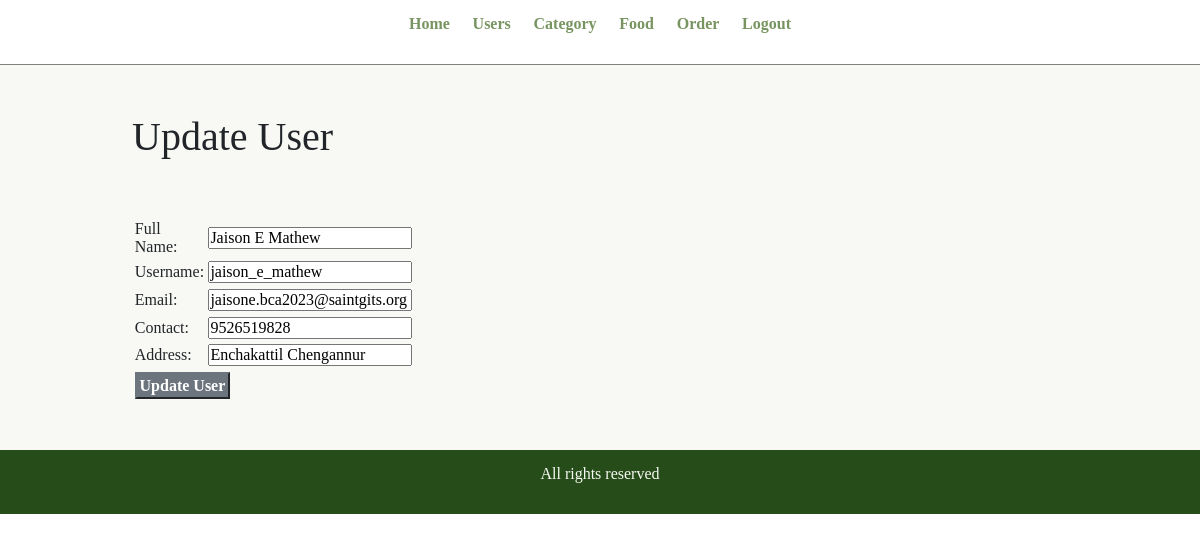
Screenshot of /admin/update-users.php?id=6 (signed in) with the database file from the repository.
### tables this page shows
CREATE TABLE `users` (
  `id` int(11) NOT NULL,
  `username` varchar(50) NOT NULL,
  `password` varchar(255) NOT NULL,
  `customer_name` varchar(150) NOT NULL,
  `customer_email` varchar(150) NOT NULL,
  `customer_contact` bigint(25) NOT NULL,
  `customer_address` varchar(255) NOT NULL,
  `created_at` datetime DEFAULT current_timestamp()
);

### admin/update-users.php (the view, shortened to what this page needs)
<?php include('partials/menu.php'); ?>
<div class="main-content">
    <div class="wrapper">
        <h1>Update User</h1>
        <br><br>
        <?php
            $id=$_GET['id'];
            $sql="SELECT * FROM users WHERE id=$id";
            $res=mysqli_query($conn, $sql);
            if($res==true)
            {
                $count = mysqli_num_rows($res);
                if($count==1)
                {
                    $row=mysqli_fetch_assoc($res);
                    $full_name = $row['customer_name'];
                    $username = $row['username'];
                    $customer_email= $row['customer_email'];
                    $customer_contact= $row['customer_contact'];
                    $customer_address= $row['customer_address'];
                }
                else
                {
                    header('location:'.SITEURL.'admin/manage-users.php');
                }
            }
        ?>
        <form action="" method="POST">
            <table class="tbl-30">
                <tr>
                    <td>Full Name: </td>
                    <td>
                        <input type="text" name="customer_name" value="<?php echo $full_name; ?>">
                    </td>
                </tr>
                <tr>
                    <td>Username: </td>
                    <td>
                        <input type="text" name="username" value="<?php echo $username; ?>">
                    </td>
                </tr>
                <tr>
                    <td>Email: </td>
                    <td>
                        <input type="text" name="customer_email" value="<?php echo $customer_email; ?>">
                    </td>
                </tr>
                <tr>
                    <td>Contact: </td>
                    <td>
                        <input type="text" name="customer_contact" value="<?php echo $customer_contact; ?>">
                    </td>
                </tr>
                <tr>
                    <td>Address: </td>
                    <td>
                        <input type="text" name="customer_address" value="<?php echo $customer_address; ?>">
                    </td>
                </tr>
                <tr>
                    <td colspan="2">
                        <input type="submit" name="submit" value="Update User" class="btn-secondary">
                    </td>
                </tr>
            </table>
        </form>
    </div>
</div>
<?php include('partials/footer.php'); ?>

### css/admin.css (style rules this page uses)
* { margin: 0; padding: 0; font-family: "Times New Roman", Times, serif; }
.wrapper { padding: 1%; width: 80%; margin: 0 auto; }
.tbl-30 { width: 30%; }
table tr td { padding: 1%; }
.btn-secondary { background-color: #789461; padding: 1%; color: black; text-decoration: none; font-weight: bold; }
.main-content { background-color: #F8F9F4; padding: 3% 0; }

### rows the page displays
users: customer_name "Jaison E Mathew", username "jaison_e_mathew", customer_email "jaisone.bca2023@saintgits.org", customer_contact "9526519828", customer_address "Enchakattil Chengannur"
